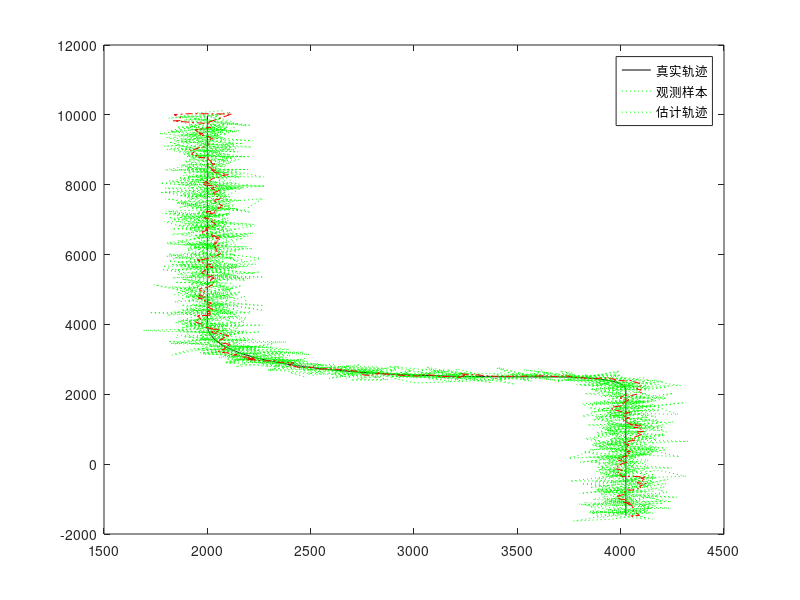
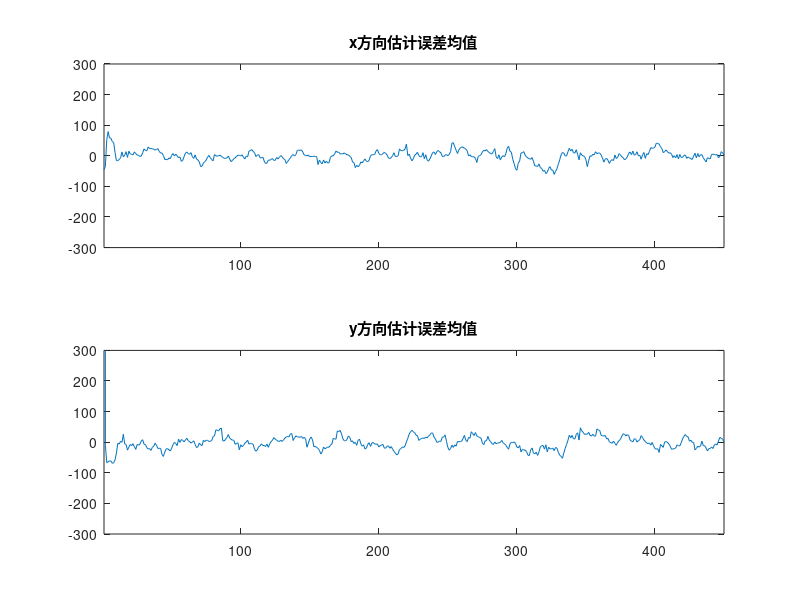
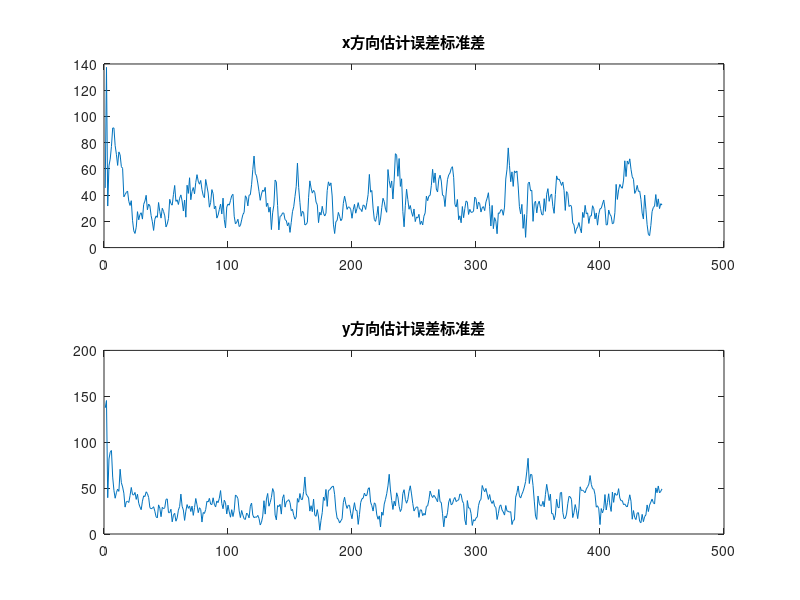

These charts were generated, in order, by the following MATLAB code:
% Interactive multi-model Kalman filter
% 假定有一雷达对平面上运动的目标进行观测。目标在t=0～40s沿y轴作匀速直线
% 运动，运动速度为-15m/s，目标的起始点为（2000m，10000m）；在
% t=400～600s向x轴方向做90°的慢转弯，加速度为ux =uy =0.075m/s，完成慢
% 转弯后加速度将降为零；从t=610s开始做90°的快转弯，加速度为0.3m/s2 ；在
% 660s结束转弯，加速度降至零。雷达扫描周期T=2s，x和y独立地进行观测，观
% 测噪声的标准差均为100m。试建立雷达对目标的跟踪算法，并进行仿真分析，
% 给出仿真分析结果，画出目标的真实轨迹、目标的观测和滤波曲线
%%%%%%%%%%%%%%%%%%%%%%%%%%%%%%%%%%%%%%%%%%%%%%%%%%%%%%%%%%%%%%%%%%%%%%%%% 
%   交互多模Kalman滤波在目标跟踪中的应用 
%%%%%%%%%%%%%%%%%%%%%%%%%%%%%%%%%%%%%%%%%%%%%%%%%%%%%%%%%%%%%%%%%%%%%%%%% 
function code_ImmKalman 
clear all; 
T=2;     % 雷达扫描周期，也即采样周期 
M=5;    % 仿真（滤波）次数 
N=900/T;      % 总的采样点数 
N1=400/T;     % 第一转弯处采样起点 
N2=600/T;     % 第一匀速处采样起点 
N3=610/T;     % 第二转弯处采样起点 
N4=660/T;     % 第二匀速处采样起点 
Delta=100;     % 测量噪声标准差 
% 对真实的轨迹和观测轨迹数据的初始化 
Rx=zeros(N,1); 
Ry=zeros(N,1); 
Zx=zeros(N,M); 
Zy=zeros(N,M); 
%%%%%%%%%%%%%%%%%%%%%%%%%%%%%%%%%%%%%%%%%%%%%%%%%%%%%%%%%%%%%%%%%%%%%%%%% 
% 下面是产生真实轨迹，可以修改数据，改变目标的真实运行状态和轨迹 
% 1-沿Y轴匀速直线 
t=2:T:400; 
x0=2000+0*t'; 
y0=10000-15*t'; 
% 2-慢转弯 
t=402:T:600; 
x1=x0(N1)+0.075*((t'-400).^2)/2; 
y1=y0(N1) -15*(t'-400)+0.075*((t'-400).^2)/2; 
% 3-匀速 
t=602:T:610; 
vx=0.075*(600-400); 
x2=x1(N2-N1)+vx*(t'-600); 
y2=y1(N2-N1)+0*t'; 
% 4-快转弯 
t=612:T:660; 
x3=x2(N3-N2)+(vx*(t'-610) -0.3*((t'-610).^2)/2); 
y3=y2(N3-N2) -0.3*((t'-610).^2)/2; 
% 5-匀速直线 
t=662:T:900; 
vy=-0.3*(660-610); 
x4=x3(N4-N3)+0*t'; 
y4=y3(N4-N3)+vy*(t'-660); 
% 最终将所有轨迹整合成为一个列向量，即真实轨迹数据,Rx 为Real-x，Ry 为 Real-y的简写） 
Rx=[x0;x1;x2;x3;x4]; 
Ry=[y0;y1;y2;y3;y4]; 
% 对每次蒙特卡洛仿真的滤波估计位置的初始化 
Mt_Est_Px=zeros(M,N); 
Mt_Est_Py=zeros(M,N); 
% 产生观测数据,要仿真M次，必须有M次的观测数据 
nx=randn(N,M)*Delta;   % 产生观测噪声 
ny=randn(N,M)*Delta; 
Zx=Rx*ones(1,M)+nx;   % 真实值的基础上叠加噪声，即构成计算机模拟的观测值 
Zy=Ry*ones(1,M)+ny; 
%%%%%%%%%%%%%%%%%%%%%%%%%%%%%%%%%%%%%%%%%%%%%%%%%%%%%%%%%%%%%%%%%%%%%%%%% 
for m=1:M 
    % 滤波初始化 
    Mt_Est_Px(m,1)=Zx(1,m);  %初始数据 
    Mt_Est_Py(m,1)=Zx(2,m); 
    xn(1)=Zx(1,m);    %滤波初值 
    xn(2)=Zx(2,m); 
    yn(1)=Zy(1,m); 
    yn(2)=Zy(2,m); 
    %非机动模型参数 
    phi=[1,T,0,0;0,1,0,0;0,0,1,T;0,0,0,1]; 
    h=[1,0,0,0;0,0,1,0]; 
    g=[T/2,0;1,0;0,T/2;0,1]; 
    q=[Delta^2,0;0,Delta^2]; 
    vx=(Zx(2) -Zx(1,m))/2; 
    vy=(Zy(2) -Zy(1,m))/2; 
    %初始状态估计 
    x_est=[Zx(2,m);vx;Zy(2,m);vy]; 
    p_est=[Delta^2,Delta^2/T,0,0;Delta^2/T,2*Delta^2/(T^2),0,0; 
        0,0,Delta^2,Delta^2/T;0,0,Delta^2/T,2*Delta^2/(T^2)]; 
    Mt_Est_Px(m,2)=x_est(1); 
    Mt_Est_Py(m,2)=x_est(3); 
    %滤波开始 
    for r=3:N 
        z=[Zx(r,m);Zy(r,m)]; 
        if r<20 
            x_pre=phi*x_est;     %预测 
            p_pre=phi*p_est*phi';    %预测误差协方差 
            k=p_pre*h'*inv(h*p_pre*h'+q);  %卡尔曼增益 
            x_est=x_pre+k*(z-h*x_pre);  %滤波 
            p_est=(eye(4) -k*h)*p_pre;  %滤波协方差 
 
            xn(r)=x_est(1);    %记录采样点滤波数据 
            yn(r)=x_est(3); 
            Mt_Est_Px(m,r)=x_est(1);   %记录第m次仿真滤波估计数据 
            Mt_Est_Py(m,r)=x_est(3); 
        else 
            if r == 20 
                X_est=[x_est;0;0];   %扩维 
                P_est=p_est; 
                P_est(6,6)=0; 
                for i=1:3 
                    Xn_est{i,1}=X_est; 
                    Pn_est{i,1}=P_est; 
                end 
                u=[0.8,0.1,0.1];   %模型概率初始化 
            end 
            %调用IMM算法 
            [X_est,P_est,Xn_est,Pn_est,u]=IMM(Xn_est,Pn_est,T,z,Delta,u); 
            xn(r)=X_est(1); 
            yn(r)=X_est(3); 
            Mt_Est_Px(m,r)=X_est(1); 
            Mt_Est_Py(m,r)=X_est(3); 
        end 
    end          % 结束一次滤波 
end 
%%%%%%%%%%%%%%%%%%%%%%%%%%%%%%%%%%%%%%%%%%%%%%%%%%%%%%%%%%%%%%%%%%%%%%% 
% 滤波结果的数据分析 
err_x=zeros(N,1); 
err_y=zeros(N,1); 
delta_x=zeros(N,1); 
delta_y=zeros(N,1); 
% 计算滤波的误差均值及标准差 
for r=1:N 
    % 估计误差均值
    ex=sum(Rx(r) -Mt_Est_Px(:,r));  
    ey=sum(Ry(r) -Mt_Est_Py(:,r)); 
    err_x(r)=ex/M; 
    err_y(r)=ey/M; 
    eqx=sum((Rx(r) -Mt_Est_Px(:,r)).^2); 
    eqy=sum((Ry(r) -Mt_Est_Py(:,r)).^2); 
    % 估计误差标准差
    delta_x(r)=sqrt(abs(eqx/M- (err_x(r)^2))); 
    delta_y(r)=sqrt(abs(eqy/M- (err_y(r)^2))); 
end 
%%%%%%%%%%%%%%%%%%%%%%%%%%%%%%%%%%%%%%%%%%%%%%%%%%%%%%%%%%%%%%%%%%%%%%%%%%%%% 
% 绘图 
% 轨迹图，(Rx,Ry）构成真实轨迹（Zx,Zy）为观测轨迹，如果蒙特卡洛仿真次数很多，该数据 
% 数海量的，导致观测轨迹看起来似“一团”（xn,yn）为一次滤波结果，可以用蒙特卡罗 
% 均值代替. 
figure(1); 
plot(Rx,Ry,'k-',Zx,Zy,'g:',xn,yn,'r-.'); 
legend('真实轨迹','观测样本','估计轨迹'); 
% 均值 
figure(2); 
subplot(2,1,1); 
plot(err_x); 
axis([1,N, -300,300]); 
title('x方向估计误差均值'); 
subplot(2,1,2); 
plot(err_y); 
axis([1,N, -300,300]); 
title('y方向估计误差均值'); 
% 标准差 
figure(3); 
subplot(2,1,1); 
plot(delta_x); 
title('x方向估计误差标准差'); 
subplot(2,1,2); 
plot(delta_y); 
title('y方向估计误差标准差'); 
%%%%%%%%%%%%%%%%%%%%%%%%%%%%%%%%%%%%%%%%%%%%%%%%%%%%%%%%%%%%%%%%%%%%%% 
% 子函数 IMM algorithm 
% X_est,P_est返回第m次仿真第r个采样点的滤波结果 
% Xn_est,Pn_est记录每个模型对应的第m次仿真第r个采样点的滤波结果 
% u为模型概率 
function [X_est,P_est,Xn_est,Pn_est,u]=IMM(Xn_est,Pn_est,T,Z,Delta,u) 
% 控制模型转换的马尔可夫链的转移概率矩阵 
P=[0.95,0.025,0.025;0.025,0.95,0.025;0.025,0.025,0.95]; 
% 所采用的三个模型参数，模型一为非机动，模型二、三均为机动模型（Q不同） 
% 模型一 
PHI{1,1}=[1,T,0,0;0,1,0,0;0,0,1,T;0,0,0,1]; 
PHI{1,1}(6,6)=0; 
PHI{2,1}=[1,T,0,0,T^2/2,0;0,1,0,0,T,0;0,0,1,T,0,T^2/2; 
    0,0,0,1,0,T;0,0,0,0,1,0;0,0,0,0,0,1];   %模型二 
PHI{3,1}=PHI{2,1};      %模型三 
G{1,1}=[T/2,0;1,0;0,T/2;0,1];    %模型一 
G{1,1}(6,2)=0; 
G{2,1}=[T^2/4,0;T/2,0;0,T^2/4;0,T/2;1,0;0,1]; %模型二 
G{3,1}=G{2,1};       %模型三 
Q{1,1}=zeros(2);       %模型一 
Q{2,1}=0.001*eye(2);      %模型二 
Q{3,1}=0.0114*eye(2);      %模型三 
H=[1,0,0,0,0,0;0,0,1,0,0,0]; 
R=eye(2)*Delta^2;       %观测噪声协方差阵 
mu=zeros(3,3);       %混合概率矩阵 
c_mean=zeros(1,3);      %归一化常数 
for i=1:3 
    c_mean=c_mean+P(i,:)*u(i); 
end 
for i=1:3 
    mu(i,:)=P(i,:)*u(i)./c_mean; 
end 
% 输入交互 
for j=1:3 
    X0{j,1}=zeros(6,1); 
    P0{j,1}=zeros(6); 
    for i=1:3 
        X0{j,1}=X0{j,1}+Xn_est{i,1}*mu(i,j); 
    end 
    for i=1:3 
        P0{j,1}=P0{j,1}+mu(i,j)*( Pn_est{i,1}... 
            +(Xn_est{i,1}-X0{j,1})*(Xn_est{i,1}-X0{j,1})'); 
    end 
end 
% 模型条件滤波 
a=zeros(1,3); 
for j=1:3  
    % 观测预测 
    X_pre{j,1}=PHI{j,1}*X0{j,1}; 
    % 协方差预测 
    P_pre{j,1}=PHI{j,1}*P0{j,1}*PHI{j,1}'+G{j,1}*Q{j,1}*G{j,1}'; 
    % 计算卡尔曼增益 
    K{j,1}=P_pre{j,1}*H'*inv(H*P_pre{j,1}*H'+R); 
    % 状态更新 
    Xn_est{j,1}=X_pre{j,1}+K{j,1}*(Z-H*X_pre{j,1}); 
    % 协方差更新 
    Pn_est{j,1}=(eye(6) -K{j,1}*H)*P_pre{j,1}; 
end 
% 模型概率更新 
for j=1:3 
    v{j,1}=Z-H*X_pre{j,1};    %新息 
    s{j,1}=H*P_pre{j,1}*H'+R;    %观测协方差矩阵 
    n=length(s{j,1})/2; 
    a(1,j)=1/((2*pi)^n*sqrt(det(s{j,1})))*exp(-0.5*v{j,1}'... 
        *inv(s{j,1})*v{j,1});     %观测相对于模型j的似然函数 
end 
c=sum(a.*c_mean);      %归一化常数 
u=a.*c_mean./c;       %模型概率更新 
% 输出交互 
Xn=zeros(6,1); 
Pn=zeros(6); 
for j=1:3 
    Xn=Xn+Xn_est{j,1}.*u(j); 
end 
for j=1:3 
    Pn=Pn+u(j).*(Pn_est{j,1}+(Xn_est{j,1}-Xn)*(Xn_est{j,1}-Xn)'); 
end 
% 返回滤波结果 
X_est=Xn; 
P_est=Pn; 
%%%%%%%%%%%%%%%%%%%%%%%%%%%%%%%%%%%%%%%%%%%%%%%%%%%%%%%%%%%%%%%%%%%%%%%%%%